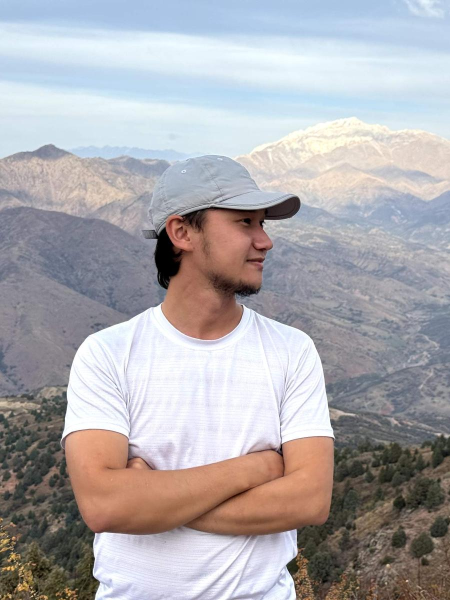
#> input picture content/media/hero-m.jpg, 900 x 1200 px, given in place of sb-big.png, which was not available (shown at 1/2 size)
$ python crop.py ../../content/media/hero-m.jpg out.png 5 5
#> lines starting #> are read from the running program, lines starting #| are printed output that depends on the picture
import asyncio,sys
sys.path.insert(0,__import__('os').path.join(__import__('os').path.dirname(__import__('os').path.abspath(__file__)),'..')); import fontroute
from playwright.async_api import async_playwright
from PIL import Image
async def m():
    async with async_playwright() as p:
        b=await p.chromium.launch(); c=await b.new_context(viewport={"width":1800,"height":int(sys.argv[3]) if len(sys.argv)>3 else 1160},device_scale_factor=2); await c.route('https://**/*',fontroute.route)
        pg=await c.new_page(); await pg.goto("file://"+__import__('os').path.abspath(sys.argv[1])); await pg.wait_for_timeout(1200)
        await pg.screenshot(path="/tmp/sb-big.png"); await b.close()
asyncio.run(m())
#> (the call stopped at `async def m(): async with async_playwright() as p: b=await p.chromium...`: playwright is not available in this run)
im=Image.open("/tmp/sb-big.png").convert("RGB")
#> im is the input picture: PIL image 900x1200 RGB; mean R, G, B 172.6, 169.8, 173.3
im.resize((1600,round(im.height*1600/im.width)),Image.LANCZOS).save(sys.argv[2]+".jpg",quality=84,optimize=True,progressive=True)
PW,PH,GX,TOP=560,470,30,110
for i in range(int(sys.argv[4]) if len(sys.argv)>4 else 6):
    cx,r=i%3,i//3; x=GX+cx*(PW+30); y=TOP+r*(PH+40)
    im.crop(((x-12)*2,(y-12)*2,(x+PW+12)*2,(y+PH-70+12)*2)).save(sys.argv[2]+f"-{i+1}.jpg",quality=84,optimize=True,progressive=True)
#> this loop made 5 passes
#> pass 1, `im.crop(((x-12)*2,(y-12)*2,(x+PW+12)*2,(y+PH-70+12)*2)).save(sys.argv[..`:
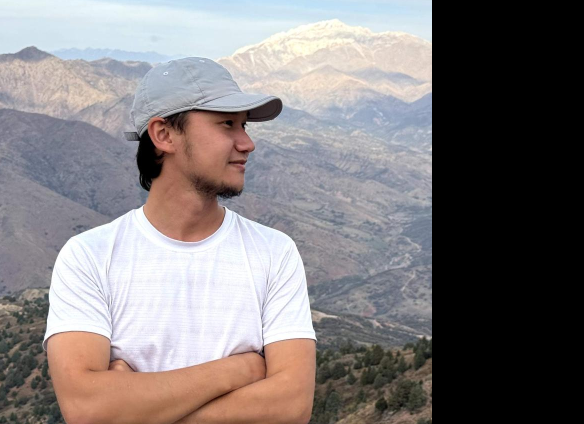
#> saved as out.png-1.jpg: PIL image 1168x848 RGB (shown at 1/2 size); mean R, G, B 128.4, 123, 123.8
print("ok")

$ run again, on content/media/hero.jpg
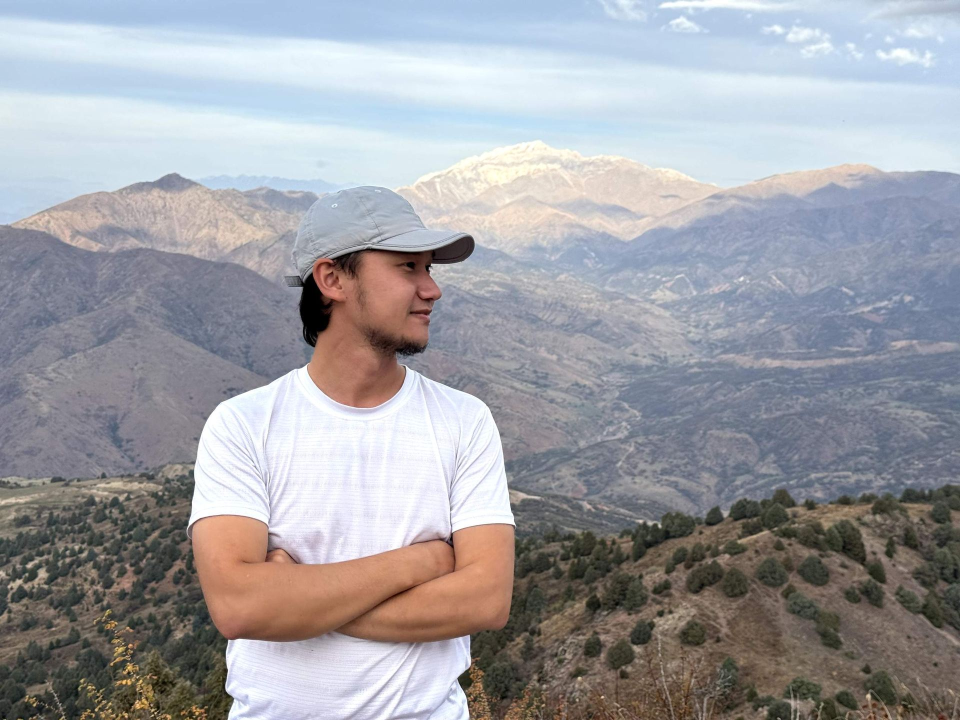
#> input picture content/media/hero.jpg, 1920 x 1440 px, given in place of sb-big.png, which was not available (shown at 1/2 size)
#> im is the input picture: PIL image 1920x1440 RGB; mean R, G, B 158.6, 158.8, 164
#> the loop `for i in range(int(sys.argv[4]) if len(sys.argv)>4 else 6):` made 5 passes
#> pass 1, `im.crop(((x-12)*2,(y-12)*2,(x+PW+12)*2,(y+PH-70+12)*2)).save(sys.argv[..`:
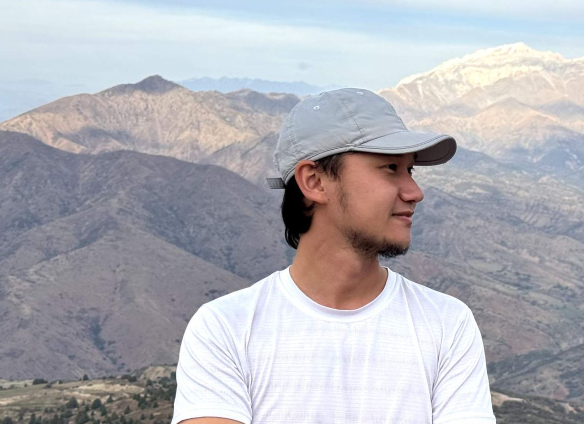
#> saved as out.png-1.jpg: PIL image 1168x848 RGB (shown at 1/2 size); mean R, G, B 176.4, 176.4, 182.7
#> pass 2, `im.crop(((x-12)*2,(y-12)*2,(x+PW+12)*2,(y+PH-70+12)*2)).save(sys.argv[..`:
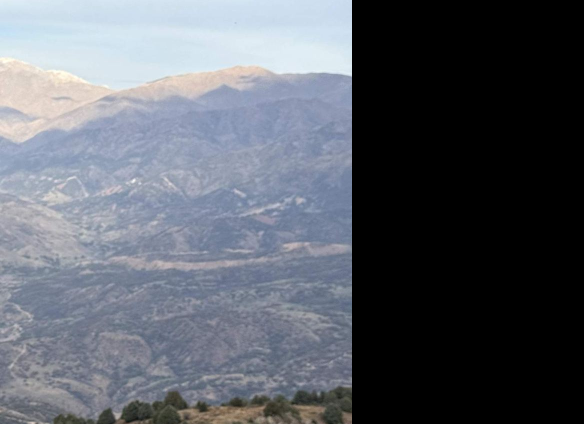
#> saved as out.png-2.jpg: PIL image 1168x848 RGB (shown at 1/2 size); mean R, G, B 91, 95.5, 103.9
